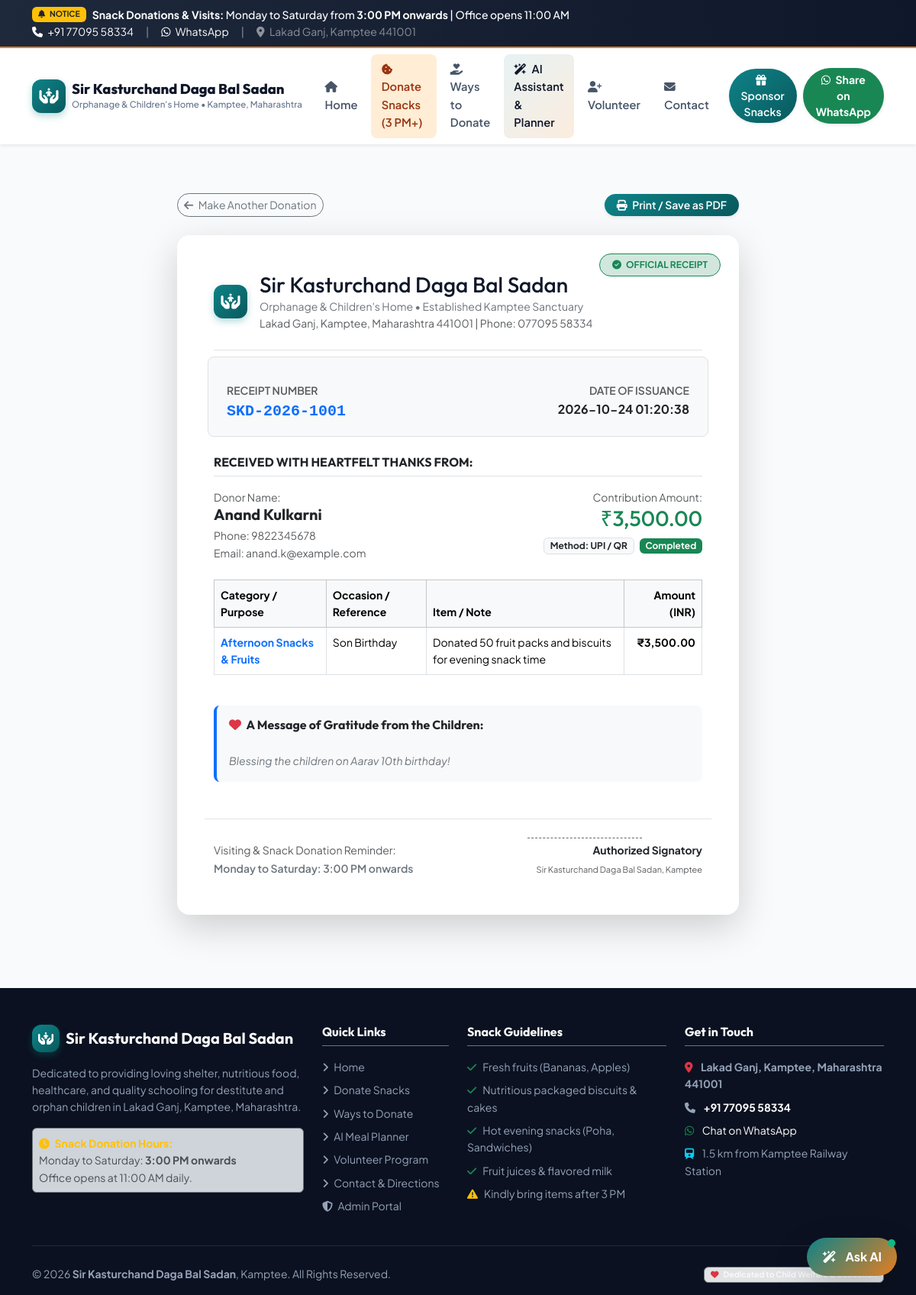
Page /receipt/SKD-2026-1001 on the committed database.
### tables this page shows
CREATE TABLE donations (
            id INTEGER PRIMARY KEY AUTOINCREMENT,
            receipt_no TEXT UNIQUE NOT NULL,
            donor_name TEXT NOT NULL,
            phone TEXT NOT NULL,
            email TEXT,
            category TEXT NOT NULL,
            amount REAL DEFAULT 0,
            item_description TEXT,
            payment_method TEXT DEFAULT 'UPI / QR',
            status TEXT DEFAULT 'Pledged',
            occasion TEXT,
            blessing_message TEXT,
            created_at TIMESTAMP DEFAULT CURRENT_TIMESTAMP
        );

### app.py (the view)
@app.route('/receipt/<receipt_no>')
def view_receipt(receipt_no):
    donation = database.get_donation_by_receipt(receipt_no)
    if not donation:
        flash("Donation receipt not found.", "warning")
        return redirect(url_for('home'))
    return render_template('receipt.html', donation=donation)

### templates/receipt.html (shortened to what this page needs)
{% extends 'base.html' %}
{% block content %}
<div class="container py-5">
    <div class="row justify-content-center">
        <div class="col-lg-8">
            <div class="d-flex justify-content-between align-items-center mb-4 d-print-none">
                <a href="{{ url_for('donate') }}" class="btn btn-outline-secondary btn-sm rounded-pill">
                    <i class="fa-solid fa-arrow-left me-1"></i> Make Another Donation
                </a>
                <button onclick="window.print()" class="btn btn-primary-custom btn-sm rounded-pill px-3 shadow-sm">
                    <i class="fa-solid fa-print me-1"></i> Print / Save as PDF
                </button>
            </div>
            <div class="receipt-paper card border-0 shadow-lg rounded-4 p-4 p-md-5 bg-white position-relative overflow-hidden">
                <div class="receipt-stamp-badge position-absolute top-0 end-0 m-4 text-center">
                    <span class="badge bg-success-subtle text-success border border-success px-3 py-2 rounded-pill fw-bold">
                        <i class="fa-solid fa-circle-check me-1"></i> OFFICIAL RECEIPT
                    </span>
                </div>
                <div class="border-bottom pb-4 mb-4">
                    <div class="d-flex align-items-center gap-3">
                        <div class="brand-logo-icon">
                            <i class="fa-solid fa-hands-holding-child"></i>
                        </div>
                        <div>
                            <h3 class="fw-extrabold text-navy mb-0">Sir Kasturchand Daga Bal Sadan</h3>
                            <p class="text-secondary small mb-0">Orphanage & Children's Home • Established Kamptee Sanctuary</p>
                            <p class="text-muted small mb-0">Lakad Ganj, Kamptee, Maharashtra 441001 | Phone: 077095 58334</p>
                        </div>
                    </div>
                </div>
                <div class="row g-3 mb-4 bg-light p-3 rounded-3 border">
                    <div class="col-sm-6">
                        <small class="text-muted d-block text-uppercase fw-semibold">Receipt Number</small>
                        <strong class="text-primary font-monospace fs-5">{{ donation.receipt_no }}</strong>
                    </div>
                    <div class="col-sm-6 text-sm-end">
                        <small class="text-muted d-block text-uppercase fw-semibold">Date of Issuance</small>
                        <strong class="text-dark">{{ donation.created_at }}</strong>
                    </div>
                </div>
                <div class="mb-4">
                    <h6 class="fw-bold text-dark text-uppercase border-bottom pb-2 mb-3">Received with Heartfelt Thanks From:</h6>
                    <div class="row g-3">
                        <div class="col-sm-6">
                            <span class="text-muted small d-block">Donor Name:</span>
                            <h5 class="fw-bold text-dark mb-1">{{ donation.donor_name }}</h5>
                            {% if donation.phone %}
                            <span class="text-muted small d-block">Phone: {{ donation.phone }}</span>
                            {% endif %}
                            {% if donation.email %}
                            <span class="text-muted small d-block">Email: {{ donation.email }}</span>
                            {% endif %}
                        </div>
                        <div class="col-sm-6 text-sm-end">
                            <span class="text-muted small d-block">Contribution Amount:</span>
                            <h3 class="fw-extrabold text-success mb-1">₹{{ "{:,.2f}".format(donation.amount) }}</h3>
                            <span class="badge bg-light text-dark border">Method: {{ donation.payment_method }}</span>
                            <span class="badge bg-success text-white ms-1">{{ donation.status }}</span>
                        </div>
                    </div>
                </div>
                <div class="table-responsive mb-4">
                    <table class="table table-bordered small">
                        <thead class="table-light">
                            <tr>
                                <th>Category / Purpose</th>
                                <th>Occasion / Reference</th>
                                <th>Item / Note</th>
                                <th class="text-end">Amount (INR)</th>
                            </tr>
                        </thead>
                        <tbody>
                            <tr>
                                <td class="fw-bold text-primary">{{ donation.category }}</td>
                                <td>{{ donation.occasion or 'General Support' }}</td>
                                <td>{{ donation.item_description or 'Donation for Bal Sadan Children' }}</td>
                                <td class="text-end fw-bold">₹{{ "{:,.2f}".format(donation.amount) }}</td>
                            </tr>
                        </tbody>
                    </table>
                </div>
                {% if donation.blessing_message %}
                <div class="p-3 bg-light rounded-3 border-start border-4 border-primary mb-4">
                    <h6 class="fw-bold text-dark mb-1">
                        <i class="fa-solid fa-heart text-danger me-1"></i> A Message of Gratitude from the Children:
                    </h6>
                    <p class="small text-secondary mb-0 fst-italic" style="white-space: pre-line;">
                        {{ donation.blessing_message }}
                    </p>
                </div>
                {% endif %}
                <div class="row align-items-end pt-4 border-top mt-4">
                    <div class="col-6">
                        <small class="text-muted d-block">Visiting & Snack Donation Reminder:</small>
                        <small class="text-secondary fw-semibold">Monday to Saturday: 3:00 PM onwards</small>
                    </div>
                    <div class="col-6 text-end">
                        <div class="signature-line mx-auto ms-auto" style="width: 150px; border-bottom: 1px dashed #666;"></div>
                        <small class="text-dark fw-bold d-block mt-1">Authorized Signatory</small>
                        <small class="text-muted" style="font-size: 11px;">Sir Kasturchand Daga Bal Sadan, Kamptee</small>
                    </div>
                </div>
            </div>
        </div>
    </div>
</div>
{% endblock %}

### rows in the picture
donations: receipt_no "SKD-2026-1001", created_at "2026-10-24 01:20:38", donor_name "Anand Kulkarni", phone "9822345678", email "anand.k@example.com", amount "3,500.00", payment_method "UPI / QR", status "Completed", category "Afternoon Snacks & Fruits", occasion "Son Birthday", item_description "Donated 50 fruit packs and biscuits for evening snack time", blessing_message "Blessing the children on Aarav 10th birthday!"

### other values in the picture
{{ org_phone_display }} "+91 77095 58334"
